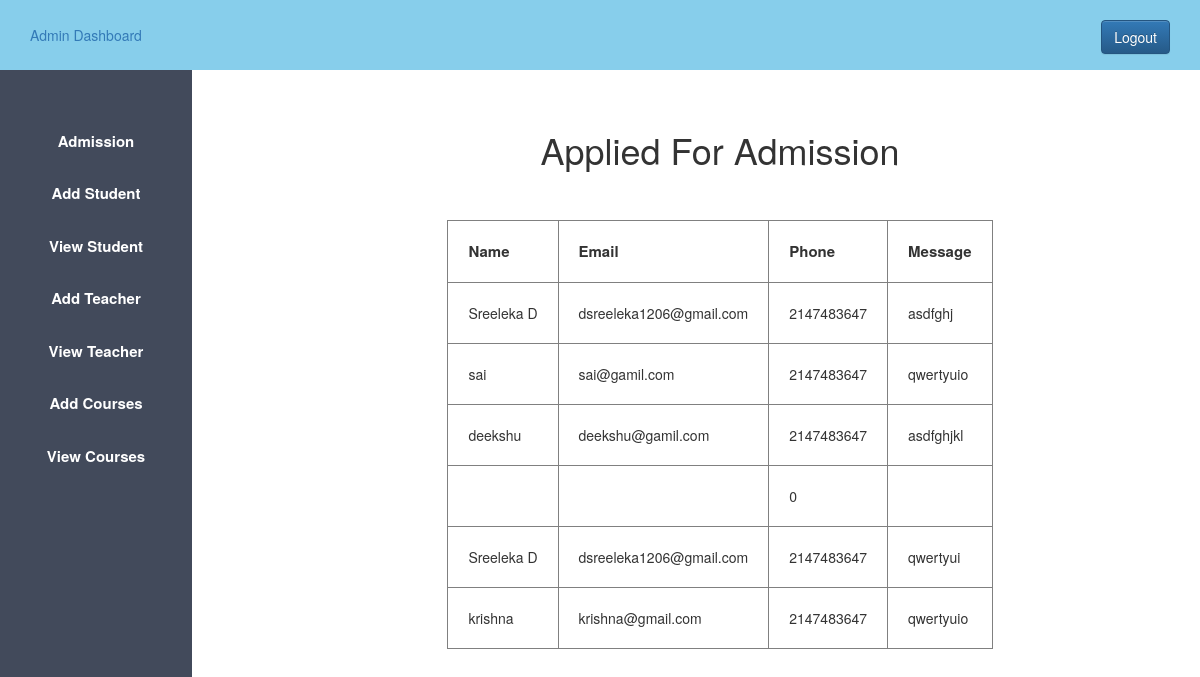
Screenshot of /admission.php (signed in) with the database file from the repository.
### tables this page shows
CREATE TABLE `admission` (
  `id` int(11) NOT NULL,
  `name` varchar(30) DEFAULT NULL,
  `email` varchar(38) DEFAULT NULL,
  `phone` int(20) DEFAULT NULL,
  `message` varchar(50) DEFAULT NULL
);

### admission.php (the view, shortened to what this page needs)
<?php
$host="localhost";
$user="root";
$password="";
$db="schoolproject";
$conn=mysqli_connect($host,$user,$password,$db);
$sql="SELECT * FROM admission";
$result=mysqli_query($conn,$sql);
?>
<!DOCTYPE html>
<html>
<head>
<?php
include 'admin_css.php';
?>
	</head>
<body>
<?php
include 'admin_sidebar.php';
?>
	<div class="content">
<center>
		<h1>Applied For Admission</h1>
 <br><br>
   <table border="1px">
<tr>
<th style="padding: 20px; font-size: 15px;">Name</th>
<th style="padding: 20px; font-size: 15px;">Email</th>
<th style="padding: 20px; font-size: 15px;">Phone</th>
<th style="padding: 20px; font-size: 15px;">Message</th>
</tr>
<?php
while($info=$result->fetch_assoc())
{
?>
<tr>
<td style="padding: 20px;"><?php echo "{$info['name']}"; ?>
</td>
<td style="padding: 20px;"><?php echo "{$info['email']}"; ?>
</td>
<td style="padding: 20px;"><?php echo "{$info['phone']}"; ?>
</td>
<td style="padding: 20px;"><?php echo "{$info['message']}"; ?>
</td>
</tr>
<?php
}
?>
	</div>
</html>

### admin.css (style rules this page uses)
* { margin: 0px; padding: 0px; }
.content { margin-left: 20%; margin-top: 5%; }

### rows the page displays
admission: name "Sreeleka D", email "dsreeleka1206@gmail.com", phone "2147483647", message "asdfghj"
admission: name "sai", email "sai@gamil.com", phone "2147483647", message "qwertyuio"
admission: name "deekshu", email "deekshu@gamil.com", phone "2147483647", message "asdfghjkl"
admission: phone "0"
admission: name "Sreeleka D", email "dsreeleka1206@gmail.com", phone "2147483647", message "qwertyui"
admission: name "krishna", email "krishna@gmail.com", phone "2147483647", message "qwertyuio"
